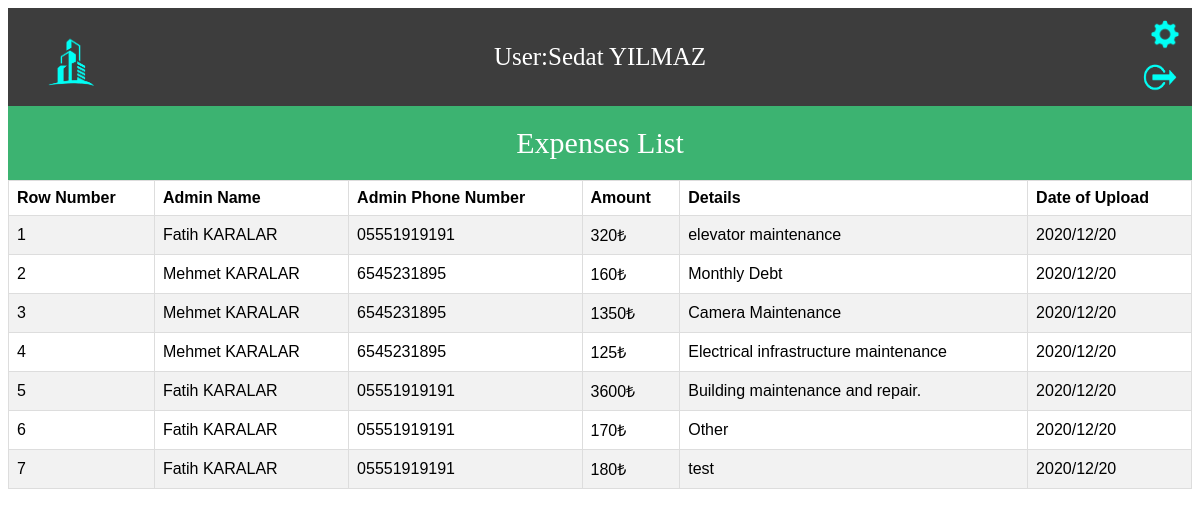
The app's page /UserOperations/expensesList.php?userID=90 (signed in) with its own data.
### tables this page shows
CREATE TABLE `users` (
  `userID` int(11) NOT NULL,
  `username` text NOT NULL,
  `password` text NOT NULL,
  `name` text NOT NULL,
  `surname` text NOT NULL,
  `aptNo` int(11) NOT NULL,
  `status` text NOT NULL,
  `mail` text NOT NULL,
  `rentDebt` float NOT NULL,
  `phoneNumber` text NOT NULL
);

CREATE TABLE `expenses` (
  `expenseID` int(11) NOT NULL,
  `amount` float NOT NULL,
  `details` text NOT NULL,
  `adminID` int(11) NOT NULL,
  `currentdate` text NOT NULL
);

### UserOperations/expensesList.php (the view, shortened to what this page needs)
<?php
require_once '../dbconnection/dbconnect.php';
?>
<!DOCTYPE html>
<html lang="en">
<head>
  <link rel="stylesheet" href="../Css/expensesList.css">
</head>
<body>
  <?php
  $userID=$_GET['userID'];
  $userSql="SELECT*FROM users WHERE userID='$userID'";
  $userQuery=mysqli_query($connect,$userSql);
  $rowUser=mysqli_fetch_assoc($userQuery);
  ?>
  <header> User:<?php echo ucfirst($rowUser['name'])." ".strtoupper($rowUser['surname']);  ?>
  <br>
  <a href="../index.php" title="Homepage"> <img src="../Logos/logo.png" width="100px" height="100px"></a>
  <a href="../options.php?userID=<?php echo $userID ?>" title="Edit Informations"> <input id="options" type="image" src="../Logos/options.png" width="30px" height="30px"> </a>
  <a href="../Login/userLogout.php" title="Logout"><input id="logout" type="image" src="../Logos/logout.png" width="40px" height="48px"></a>
</header>
<div id="expenses">
  <header id="title">Expenses List</header>
  <table id="expenses">
    <tr>
      <th>Row Number</th>
      <th>Admin Name</th>
      <th>Admin Phone Number</th>
      <th>Amount</th>
      <th>Details</th>
      <th>Date of Upload</th>
    </tr>
    <?php
    $expensesSql="SELECT*FROM expenses ";
    $expensesQuery=mysqli_query($connect,$expensesSql);
    $counter=0;
        while ($expensesRow=mysqli_fetch_assoc($expensesQuery)) {
          $counter++;
          $adminID=$expensesRow['adminID'];
          $adminSql="SELECT * FROM admins WHERE adminID='$adminID'";
          $adminQuery=mysqli_query($connect,$adminSql);
          $adminRow=mysqli_fetch_assoc($adminQuery);
          ?>
          <tr>
           <td><?php echo $counter; ?></td>
           <td><?php echo $adminRow['name']; ?></td>
           <td><?php echo $adminRow['phoneNumber']; ?></td>
           <td><?php echo $expensesRow['amount']."₺"; ?></td>
           <td><?php echo $expensesRow['details']; ?></td>
           <td><?php echo  $expensesRow['currentdate']; ?></td>
         </tr>
       <?php } ?>
     </table>
   </div>
 </body>
 </html>

### Css/expensesList.css (style rules this page uses)
header { background-color: #3d3d3d; padding: 35px; text-align: center; font-size: 25px; color: white; }
header img { display: block; float: left; position: absolute; top: 15px; left: 20px; }
header input[id="options"] { display: block; float: right; position: absolute; top: 10px; right: 10px; margin: 10px; }
header input[id="logout"] { display: block; float: right; position: absolute; top: 25px; right: 10px; margin-top: 30px; margin-right: 10px; }
table { font-family: arial, sans-serif; border-collapse: collapse; width: 100%; }
td, th { border: 1px solid #dddddd; text-align: left; padding: 8px; }
tr:nth-child(even) { background-color: #f2f2f2; }
#title { background-color: mediumseagreen; color: white; text-align: center; font-size: 30px; padding: 20px; }

### records on screen
users: name "Sedat", surname "YILMAZ"
expenses: adminID.name "Fatih KARALAR", adminID.phoneNumber "05551919191", amount "320", details "elevator maintenance", currentdate "2020/12/20"
expenses: adminID.name "Mehmet KARALAR", adminID.phoneNumber "6545231895", amount "160", details "Monthly Debt", currentdate "2020/12/20"
expenses: adminID.name "Mehmet KARALAR", adminID.phoneNumber "6545231895", amount "1350", details "Camera Maintenance", currentdate "2020/12/20"
expenses: adminID.name "Mehmet KARALAR", adminID.phoneNumber "6545231895", amount "125", details "Electrical infrastructure maintenance", currentdate "2020/12/20"
expenses: adminID.name "Fatih KARALAR", adminID.phoneNumber "05551919191", amount "3600", details "Building maintenance and repair.", currentdate "2020/12/20"
expenses: adminID.name "Fatih KARALAR", adminID.phoneNumber "05551919191", amount "170", details "Other", currentdate "2020/12/20"
expenses: adminID.name "Fatih KARALAR", adminID.phoneNumber "05551919191", amount "180", details "test", currentdate "2020/12/20"
